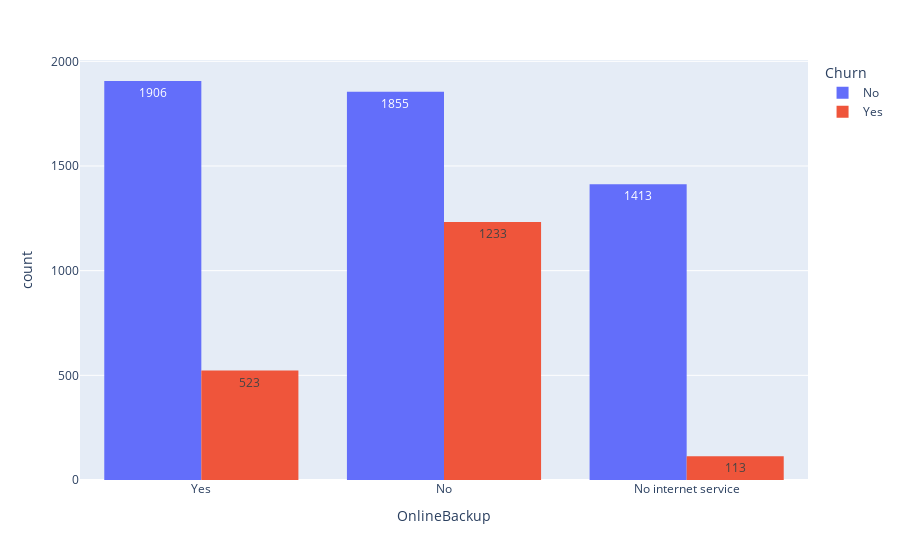

The cell this chart's notebook holds for it:
### Code cell
px.histogram(churn, x='OnlineBackup', color='Churn', text_auto=True, barmode='group')

### Figure 1 — Plotly figure (JSON) as saved in the notebook; plotly's stock layout.template omitted (floating-point values rounded to 4 significant figures; data arrays with more than 128 entries replaced by an {"elided": "..."} marker saying what was removed)
{"data": [{"alignmentgroup": "True", "bingroup": "x", "hovertemplate": "Churn=No<br>OnlineBackup=%{x}<br>count=%{y}<extra></extra>", "legendgroup": "No", "marker": {"color": "#636efa", "pattern": {"shape": ""}}, "name": "No", "offsetgroup": "No", "orientation": "v", "showlegend": true, "texttemplate": "%{value}", "type": "histogram", "x": {"elided": "5174 str values"}, "xaxis": "x", "yaxis": "y"}, {"alignmentgroup": "True", "bingroup": "x", "hovertemplate": "Churn=Yes<br>OnlineBackup=%{x}<br>count=%{y}<extra></extra>", "legendgroup": "Yes", "marker": {"color": "#EF553B", "pattern": {"shape": ""}}, "name": "Yes", "offsetgroup": "Yes", "orientation": "v", "showlegend": true, "texttemplate": "%{value}", "type": "histogram", "x": {"elided": "1869 str values"}, "xaxis": "x", "yaxis": "y"}], "layout": {"barmode": "group", "legend": {"title": {"text": "Churn"}, "tracegroupgap": 0}, "margin": {"t": 60}, "xaxis": {"anchor": "y", "domain": [0, 1], "title": {"text": "OnlineBackup"}}, "yaxis": {"anchor": "x", "domain": [0, 1], "title": {"text": "count"}}}}
